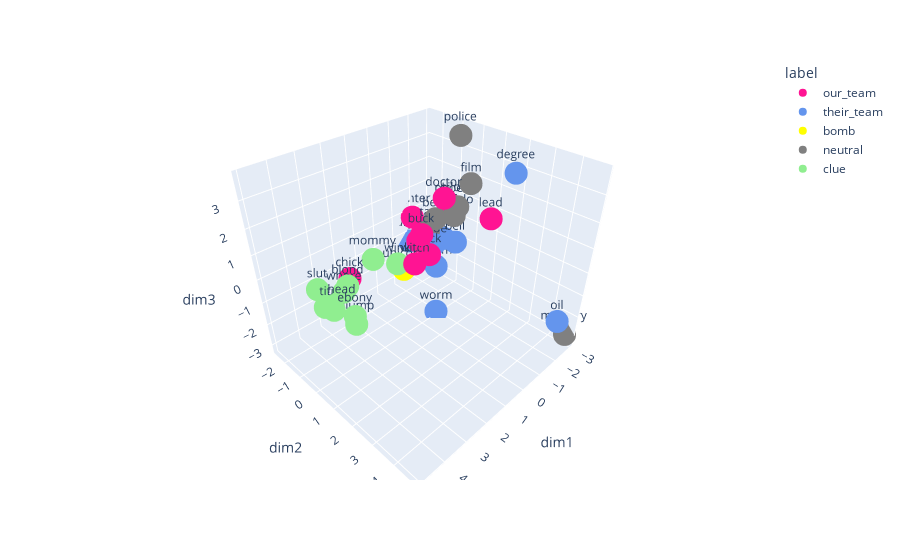

This figure's notebook cell:
### Code cell
X_embedded = PCA_fit(embedding_matrix_with_clue, n_comp = 3)
df_reduced = matrix_to_df(X_embedded, words_b, labels_b)
plot_3d(df_reduced, color_map)

### Figure 1 — Plotly figure (JSON) as saved in the notebook; plotly's stock layout.template omitted (floating-point values rounded to 4 significant figures)
{"data": [{"hovertemplate": "<b>%{hovertext}</b><br><br>label=our_team<br>dim1=%{x}<br>dim2=%{y}<br>dim3=%{z}<br>word=%{text}<extra></extra>", "hovertext": ["lead", "chick", "fighter", "buck", "stick", "pilot", "witch", "parachute", "doctor"], "legendgroup": "our_team", "marker": {"color": "deeppink", "symbol": "circle"}, "mode": "markers+text", "name": "our_team", "scene": "scene", "showlegend": true, "text": ["lead", "chick", "fighter", "buck", "stick", "pilot", "witch", "parachute", "doctor"], "type": "scatter3d", "x": [-2.512, 2.826, -1.781, -0.6291, -0.8342, -2.517, -0.07556, -1.682, -0.9777], "y": [1.117, -0.6673, -2.383, -0.6556, -0.4458, -0.7868, -0.4846, -1.965, 0.1294], "z": [0.8656, -0.05055, -0.1615, 0.2266, -0.6811, 0.6808, -0.7687, -1.103, 1.92]}, {"hovertemplate": "<b>%{hovertext}</b><br><br>label=their_team<br>dim1=%{x}<br>dim2=%{y}<br>dim3=%{z}<br>word=%{text}<extra></extra>", "hovertext": ["degree", "boom", "shoe", "oil", "bell", "worm", "wave", "robot"], "legendgroup": "their_team", "marker": {"color": "cornflowerblue", "symbol": "circle"}, "mode": "markers+text", "name": "their_team", "scene": "scene", "showlegend": true, "text": ["degree", "boom", "shoe", "oil", "bell", "worm", "wave", "robot"], "type": "scatter3d", "x": [-2.213, -1.354, -1.156, -1.925, -1.486, -0.7385, -1.879, -1.708], "y": [2.198, -0.5722, -0.5253, 4.791, 0.2961, 0.04274, -0.6584, -2.513], "z": [3.143, -1.545, -0.3982, -1.558, -0.06613, -3.194, -0.49, -1.349]}, {"hovertemplate": "<b>%{hovertext}</b><br><br>label=bomb<br>dim1=%{x}<br>dim2=%{y}<br>dim3=%{z}<br>word=%{text}<extra></extra>", "hovertext": ["unicorn"], "legendgroup": "bomb", "marker": {"color": "yellow", "symbol": "circle"}, "mode": "markers+text", "name": "bomb", "scene": "scene", "showlegend": true, "text": ["unicorn"], "type": "scatter3d", "x": [-0.4636], "y": [-1.535], "z": [-1.739]}, {"hovertemplate": "<b>%{hovertext}</b><br><br>label=neutral<br>dim1=%{x}<br>dim2=%{y}<br>dim3=%{z}<br>word=%{text}<extra></extra>", "hovertext": ["phoenix", "police", "tag", "film", "buffalo", "mercury", "beat"], "legendgroup": "neutral", "marker": {"color": "grey", "symbol": "circle"}, "mode": "markers+text", "name": "neutral", "scene": "scene", "showlegend": true, "text": ["phoenix", "police", "tag", "film", "buffalo", "mercury", "beat"], "type": "scatter3d", "x": [-1.47, -2.243, -1.434, -2.044, -1.517, -2.91, -1.46], "y": [0.3509, -0.3104, -1.096, 0.4376, 0.1557, 4.709, -0.747], "z": [1.475, 3.767, -0.1271, 2.228, 1.017, -2.864, 0.5487]}, {"hovertemplate": "<b>%{hovertext}</b><br><br>label=clue<br>dim1=%{x}<br>dim2=%{y}<br>dim3=%{z}<br>word=%{text}<extra></extra>", "hovertext": ["whore", "blond", "redhead", "chubby", "plump", "wink", "slut", "tit", "mommy", "ebony"], "legendgroup": "clue", "marker": {"color": "lightgreen", "symbol": "circle"}, "mode": "markers+text", "name": "clue", "scene": "scene", "showlegend": true, "text": ["whore", "blond", "redhead", "chubby", "plump", "wink", "slut", "tit", "mommy", "ebony"], "type": "scatter3d", "x": [3.705, 3.546, 4.338, 3.901, 3.558, 0.02097, 4.602, 4.912, 1.487, 4.115], "y": [0.1919, 0.2078, 0.4376, -0.2046, 0.5013, -1.364, 0.1412, 0.9638, -1.028, 1.272], "z": [0.3092, 0.4799, 0.2662, -0.561, -0.9477, -1.144, 0.8686, 0.8328, -0.0728, 0.1932]}], "layout": {"autosize": true, "legend": {"title": {"text": "label"}, "tracegroupgap": 0}, "margin": {"t": 60}, "scene": {"aspectmode": "auto", "aspectratio": {"x": 1.064, "y": 0.9931, "z": 0.9466}, "camera": {"center": {"x": 0, "y": 0, "z": 0}, "eye": {"x": 1.27, "y": 1.27, "z": 1.27}, "projection": {"type": "perspective"}, "up": {"x": 0, "y": 0, "z": 1}}, "domain": {"x": [0, 1], "y": [0, 1]}, "xaxis": {"title": {"text": "dim1"}, "type": "linear"}, "yaxis": {"title": {"text": "dim2"}, "type": "linear"}, "zaxis": {"title": {"text": "dim3"}, "type": "linear"}}}}
